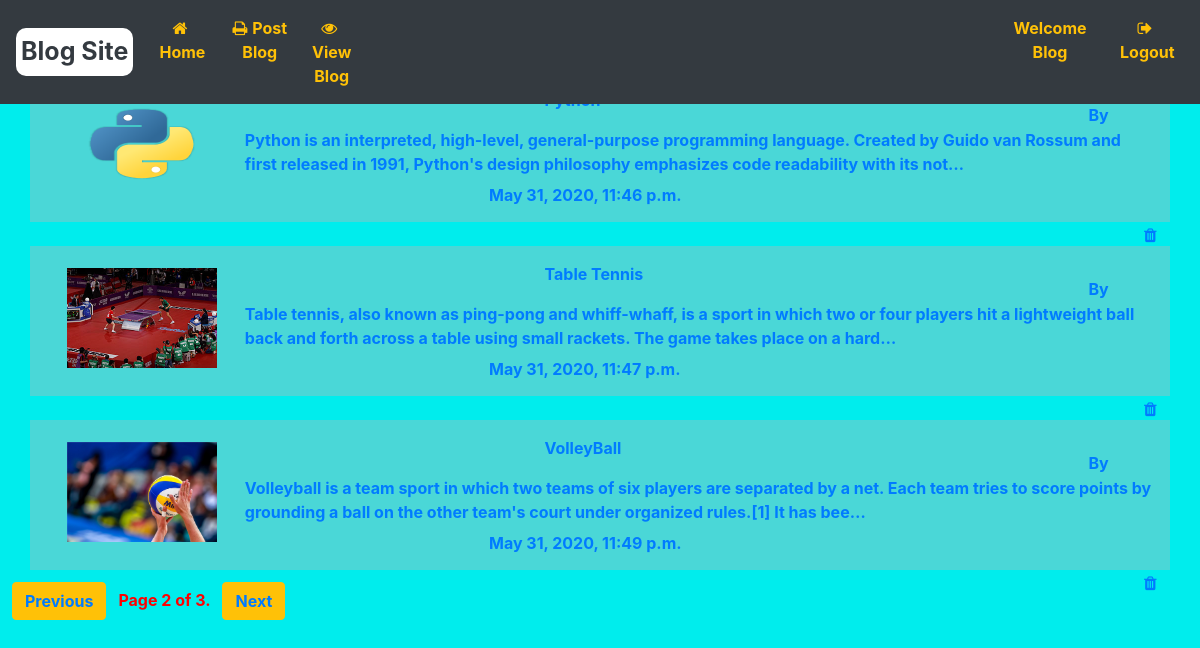
/ViewBlog/?page=2 (signed in), run on the app's committed database.
### Blog_Application/models.py (models this page shows)
class Post_blog_form(models.Model):
    Title = models.CharField(max_length=200)
    Description = models.TextField()
    Pic = models.FileField(upload_to='images/')
    Author = models.CharField(max_length=50)
    Date_time = models.DateTimeField(default=datetime.now)

### Blog_Application/views.py (the view)
# urls.py: path('ViewBlog/',views.ViewBlog.as_view(),name='ViewBlog'),
class ViewBlog(ListView):
    model = Post_blog_form
    fields = '__all__'
    paginate_by = 3
    def get_context_data(self, **kwargs):
        context = super(ViewBlog, self).get_context_data(**kwargs)
        list_blog = Post_blog_form.objects.all()
        paginator = Paginator(list_blog, self.paginate_by)
        page = self.request.GET.get('page')
        try:
            file_blog = paginator.page(page)
        except PageNotAnInteger:
            file_blog = paginator.page(1)
        except EmptyPage:
            file_blog = paginator.page(paginator.num_pages)
        context['list_blog'] = file_blog
        return context

### templates/Blog_Application/post_blog_form_list.html (shortened to what this page needs)
{% extends 'Blog_Application/base.html' %}
{% load static %}
{% block parentblock %}
<body>
<h1>Welcome To View Blogs</h1>
{% if post_blog_form_list %}
  {% for blog in post_blog_form_list %}
    <div class="container">
        <p><a href="/Detail/{{blog.id}}"><img src="{{blog.Pic.url}}" height="100px" width="150px" alt="Blog Image"></p>
        <p id="ab"><a href="/Detail/{{blog.id}}">{{blog.Title}}</a></p>
        <p id="b"><a href="/Detail/{{blog.id}}">{{blog.Description | truncatechars:200}}</p>
        <p id="c">By {{blog.Author}}</p>
        <p id="d">{{blog.Date_time}}</p>
        <form method="post">
          <a href="/Delete/{{blog.id}}"><i class="fa fa-trash abcd" aria-hidden="true"></i></a>
        </form>
        </div>
      {%endfor%}
    {%else%}
    <h2>No Data Found</h2>
    {%endif%}
    {% if is_paginated %}
<ul class="pagination">
{% if page_obj.has_previous %}
    <li class="btn btn-warning text-dark">
        <span><a href="?page={{ page_obj.previous_page_number }}">Previous</a></span>
    </li>
{% endif %}
    <li class="Page">
        <span>Page {{ page_obj.number }} of {{ page_obj.paginator.num_pages }}.</span>
    </li>
{% if page_obj.has_next %}
    <li class="btn btn-warning text-dark">
        <span><a href="?page={{ page_obj.next_page_number }}">Next</a></span>
    </li>
{% endif %}
</ul>
{% else %}
    <p>Data not yet available</p>
{% endif %}
  </body>
{%endblock%}

### templates/Blog_Application/base.html (shortened to what this page needs)
{% load static %}
<!DOCTYPE html>
<html lang="en" dir="ltr">
  <head>
  <link rel="stylesheet" href="https://maxcdn.bootstrapcdn.com/bootstrap/4.4.1/css/bootstrap.min.css">
  <link href="https://stackpath.bootstrapcdn.com/font-awesome/4.7.0/css/font-awesome.min.css" rel="stylesheet">
</head>
    <nav class="navbar fixed-top navbar-expand-md bg-dark navbar-dark">
  <a class="navbar-brand text-dark a" href="#">Blog Site</a>
  <div class="collapse navbar-collapse text-center" id="collapsibleNavbar">
    <ul class="navbar-nav ml-auto">
      {% if request.user.is_authenticated is True %}
      <li class="nav-item">
        <a class="nav-link text-warning " href="/BlogWelcome"><i class="fa fa-home" aria-hidden="true"></i>Home</a>
      </li>
      <li class="nav-item">
        <a class="nav-link text-warning" href="/PostBlog"><i class="fa fa-print" aria-hidden="true"></i>Post Blog</a>
      </li>
      <li class="nav-item">
        <a class="nav-link text-warning bwel" href="/ViewBlog"><i class="fa fa-eye" aria-hidden="true"></i>View Blog</a>
      </li>
      <li class="nav-item">
        <a class="nav-link text-warning use" href="/BlogWelcome">Welcome <span>{{user}}</span></a>
      </li>
      <li class="nav-item">
        <a class="nav-link text-warning " href="/accounts/logout"><i class="fa fa-sign-out" aria-hidden="true"></i>Logout</a>
      </li>
      {%endif%}
    </ul>
  </div>
</nav>
{% block parentblock %}
{% endblock %}
</html>

### templates/Blog_Application/base.html (style rules this page uses)
.a { padding:5px; display: block; font-weight: bold; font-size: 25px; border-radius: 10px; background: white; }
a { font-weight: bold; }
i { margin-right:5px; }
.nav-link { transition: 1s; }
.bwel { margin-right: 640px; }
.use { margin-right: 10px; }

### templates/Blog_Application/post_blog_form_list.html (style rules this page uses)
.container { margin-top:2%; background:rgba(185, 181, 181,.4); height:150px; }
img { margin-left:2%; margin-top:2%; }
#ab { margin-top:-11%; margin-left:45%; }
#b { margin-left: 18%; margin-top:1%; }
#c { margin-left: 94%; margin-top:-8%; }
#d { margin-top:5%; margin-left: 40%; }
.fa-trash { margin-left:99%; }
.btn-warning { margin-top:1%; margin-left:1%; }
.Page { margin-top:1.5%; margin-left:1%; font-weight:bold; color:red; }
body { background-color: #00eded; background-image: url("https://www.transparenttextures.com/patterns/asfalt-dark.png"); }

### data on the page
Post_blog_form: Pic (picture), Description "Python is an interpreted, high-level, general-purpose programming language. Created by Guido van Rossum and first released in 1991, Python's design philosophy emphasizes code readability with its not…", Date_time "May 31, 2020, 11:46 p.m."
Post_blog_form: Pic (picture), Title "Table Tennis", Description "Table tennis, also known as ping-pong and whiff-whaff, is a sport in which two or four players hit a lightweight ball back and forth across a table using small rackets. The game takes place on a hard…", Date_time "May 31, 2020, 11:47 p.m."
Post_blog_form: Pic (picture), Title "VolleyBall", Description "Volleyball is a team sport in which two teams of six players are separated by a net. Each team tries to score points by grounding a ball on the other team's court under organized rules.[1] It has bee…", Date_time "May 31, 2020, 11:49 p.m."

### other printed values
{{ user }} "Blog"
{{ page_obj.number }} "2"
{{ page_obj.paginator.num_pages }} "3"
